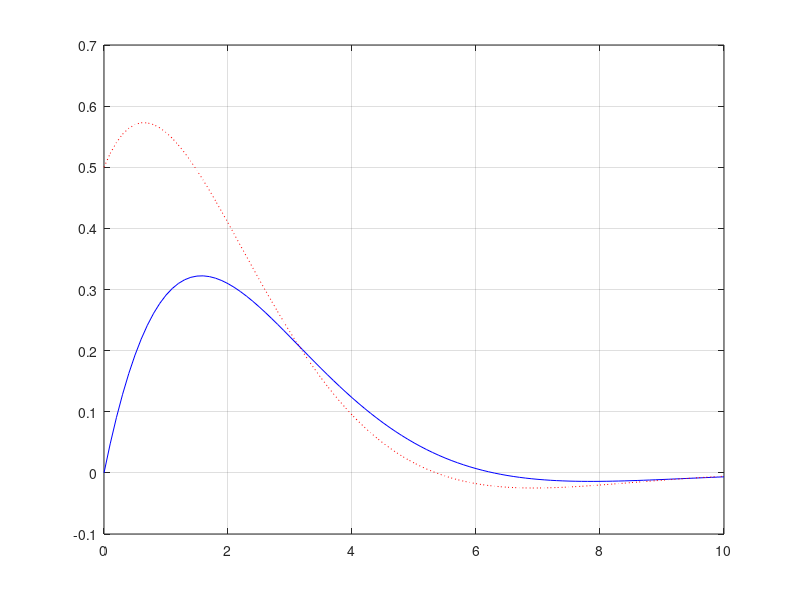
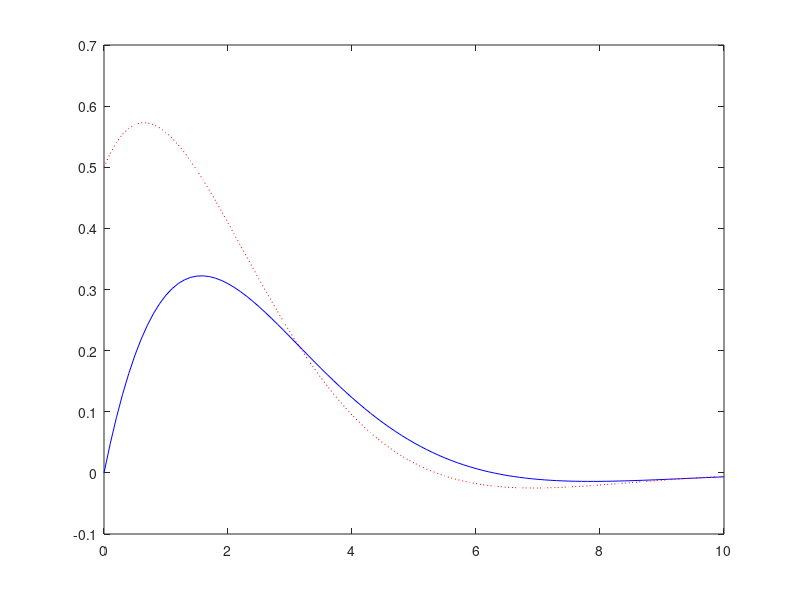

MATLAB code for these plots, in order:
a = 0.5;
b = -0.5;
t = 0:0.1:10;
for i = 1:length(t)
    x(i) = sin(a*t(i))*exp(b*t(i));
    x2(i) = sin(a*t(i))*cos(a*t(i));
    v(i) = a*cos(a*t(i))*exp(b*t(i))+sin(a*t(i))*exp(b*t(i));
end

figure( 1 ) ;
plot( t, x, 'b-');
hold on % Hold the current plot
plot( t, v, 'r:');
hold off % Turn hold off
grid on % Add a grid to the plot

%{
plot(t,x, 'b', 'linewidth', 2);
title('Position vs. Time');
xlabel('Time (s)');
ylabel('Position (m)');
 
figure(2);
plot(t, v);
title('Velocity vs. Time');
xlabel('Time (s)')
ylabel('Veloctiy (m/s)')
%}
figure(3);
plot(t, x, 'b-', t, v, 'r:');
%}
